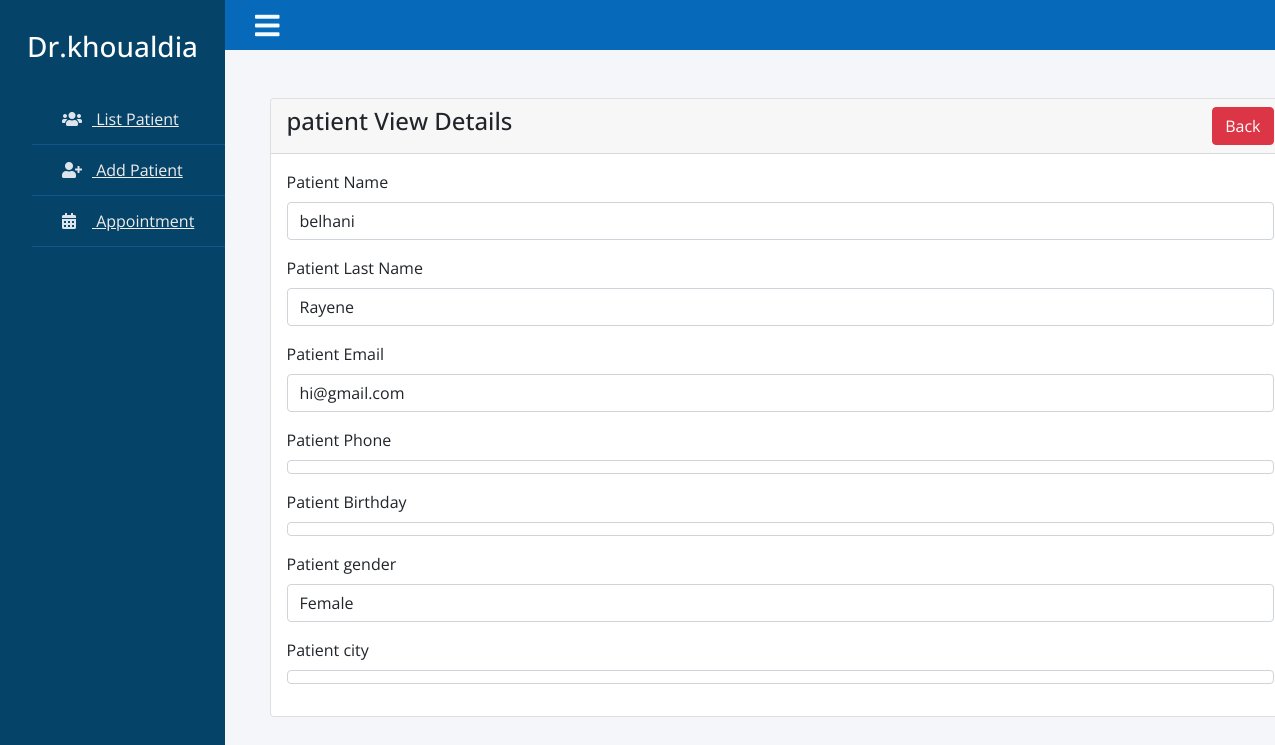
The page /patient-view.php?id=1 on the database its author committed.
### tables this page shows
CREATE TABLE `users` (
  `id` int(11) NOT NULL,
  `firstname` varchar(30) NOT NULL,
  `lastname` varchar(30) NOT NULL,
  `email` varchar(100) NOT NULL,
  `phone_numbre` varchar(50) NOT NULL,
  `image` blob NOT NULL,
  `password` varchar(255) NOT NULL,
  `gender` varchar(6) NOT NULL,
  `city` varchar(50) NOT NULL,
  `date` datetime NOT NULL
);

### patient-view.php (the view, shortened to what this page needs)
<?php
require 'dbcon.php';
?>
<!doctype html>
<html lang="en">
  <head>
    <link href="https://cdn.jsdelivr.net/npm/bootstrap@5.1.3/dist/css/bootstrap.min.css" rel="stylesheet">
</head>
<body>
<?php include_once('header.php');?>
    <div class="container mt-5">
        <div class="row">
            <div class="col-md-11 offset-md-2">
                <div class="card">
                    <div class="card-header">
                        <h4>patient View Details
                            <a href="indexsec.php" class="btn btn-danger float-end">Back</a>
                        </h4>
                    </div>
                    <div class="card-body">
                        <?php
                        if(isset($_GET['id']))
                        {
                            $patient_id = mysqli_real_escape_string($con, $_GET['id']);
                            $query = "SELECT * FROM users WHERE id='$patient_id' ";
                            $query_run = mysqli_query($con, $query);
                            if(mysqli_num_rows($query_run) > 0)
                            {
                                $patient = mysqli_fetch_array($query_run);
                                ?>
                                    <div class="mb-3">
                                        <label>Patient Name</label>
                                        <p class="form-control">
                                            <?=$patient['firstname'];?>
                                        </p>
                                    </div>
                                    <div class="mb-3">
                                        <label> Patient Last Name</label>
                                        <p class="form-control">
                                            <?=$patient['lastname'];?>
                                        </p>
                                    </div>
                                    <div class="mb-3">
                                        <label>Patient Email</label>
                                        <p class="form-control">
                                            <?=$patient['email'];?>
                                        </p>
                                    </div>
                                    <div class="mb-3">
                                        <label>Patient Phone</label>
                                        <p class="form-control">
                                        </p>
                                    </div>
                                    <div class="mb-3">
                                        <label>Patient Birthday</label>
                                        <p class="form-control">
                                        </p>
                                    </div>
                                    <div class="mb-3">
                                        <label>Patient gender</label>
                                        <p class="form-control">
                                            <?=$patient['gender'];?>
                                        </p>
                                    </div>
                                    <div class="mb-3">
                                        <label>Patient city</label>
                                        <p class="form-control">
                                        </p>
                                    </div>
                                <?php
                            }
                            else
                            {
                                echo "<h4>No Such Id Found</h4>";
                            }
                        }
                        ?>
                    </div>
                </div>
            </div>
        </div>
    </div>
</body>
</html>

### header.php (style rules this page uses)
* { list-style: none; text-decoration: none; margin: 0; padding: 0; box-sizing: border-box; font-family: 'Open Sans', sans-serif; }
body { background: #f5f6fa; }

### rows shown on the page
users: firstname "belhani", lastname "Rayene", email "hi@gmail.com", gender "Female"
